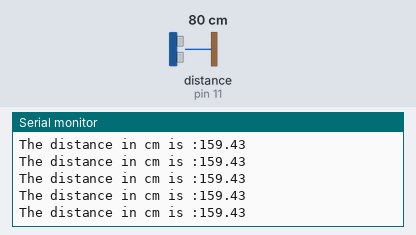
Simulated run of this sketch. Board: Arduino Uno, built with avr-gcc and run on an emulated ATmega328P. Parts: the last lines printed to the serial monitor. Wiring (inferred from the names in the program): ultrasonic range finder: trigger pin 12; echo pin 11. The test bench sets the inputs (shaded band); at power-on: distance to the obstacle (sensor on pin 11) 80 cm. The echo pulse lasts 58.3 µs per cm.

Above: at 1.2 s.
1.3 s: distance to the obstacle (sensor on pin 11) set to 2 cm
At 2.0 s:
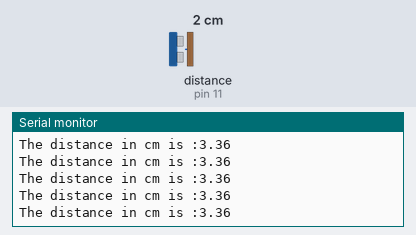
4.3 s: distance to the obstacle (sensor on pin 11) set to 9 cm
At 5.0 s:
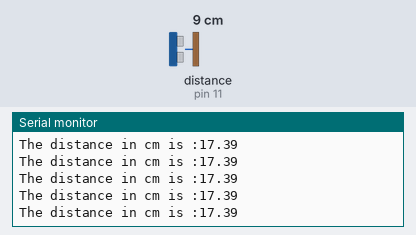
7.3 s: distance to the obstacle (sensor on pin 11) set to 4 cm
At 7.8 s:
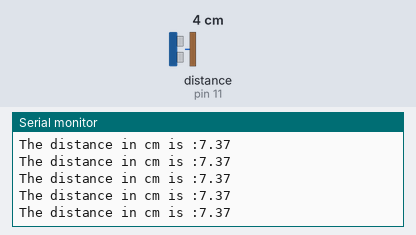
10.3 s: distance to the obstacle (sensor on pin 11) set to 18 cm
At 10.9 s:
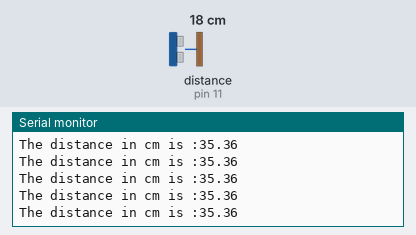
13.3 s: distance to the obstacle (sensor on pin 11) set to 60 cm
At 14.2 s:
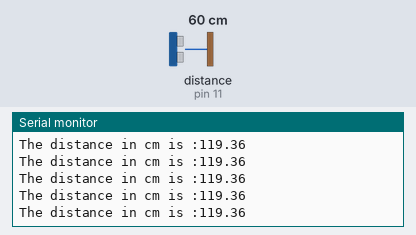
16.3 s: distance to the obstacle (sensor on pin 11) set to 35 cm
At 16.9 s:
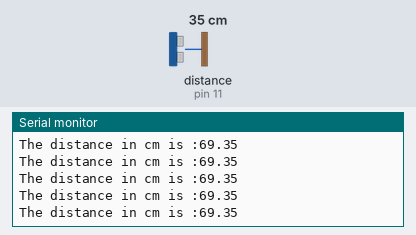
Timing chart, 0 to 19.3 s (numbered marks = the images above; inputs shaded):
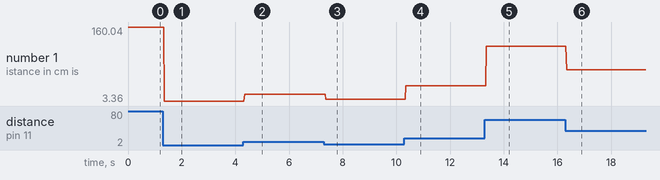

The sketch:

ultrasonic_senosr_full_code.ino
```cpp
int trigPin = 12;
int echoPin = 11;
int pulseTravelTime;
float distance;

void setup() {
  // put your setup code here, to run once:
  Serial.begin(9600);
  pinMode(trigPin,OUTPUT);
  pinMode(echoPin,INPUT);

}

void loop() {
  // put your main code here, to run repeatedly:
  digitalWrite(trigPin,LOW);
  delayMicroseconds(10);
  digitalWrite(trigPin,HIGH);
  delayMicroseconds(10);
  digitalWrite(trigPin,LOW);
  pulseTravelTime = pulseIn(echoPin,HIGH); // measures the pulse in microseconds

  // 0.0343 cm/us is the speed of sound in air
  distance = 0.0343 * pulseTravelTime; // distance = speed x time

  Serial.print("The distance in cm is :");
  Serial.println(distance);
  delay(25);

}
```

Measured:
- after the input at 1.3 s, the serial monitor: prints a new line after 0.06 s (image 1)
- after the input at 4.3 s, the serial monitor: prints a new line after 0.05 s (image 2)
- after the input at 7.3 s, the serial monitor: prints a new line after 0.07 s (image 3)
- after the input at 10.3 s, the serial monitor: prints a new line after 0.06 s (image 4)
- after the input at 13.3 s, the serial monitor: prints a new line after 0.05 s (image 5)
- after the input at 16.3 s, the serial monitor: prints a new line after 0.05 s (image 6)
- plotted number 1: 159.43 → 3.36 after the input at 1.3 s, 3.36 → 17.39 after the input at 4.3 s, 17.39 → 7.37 after the input at 7.3 s, 7.37 → 35.36 after the input at 10.3 s, 35.36 → 119.36 after the input at 13.3 s
